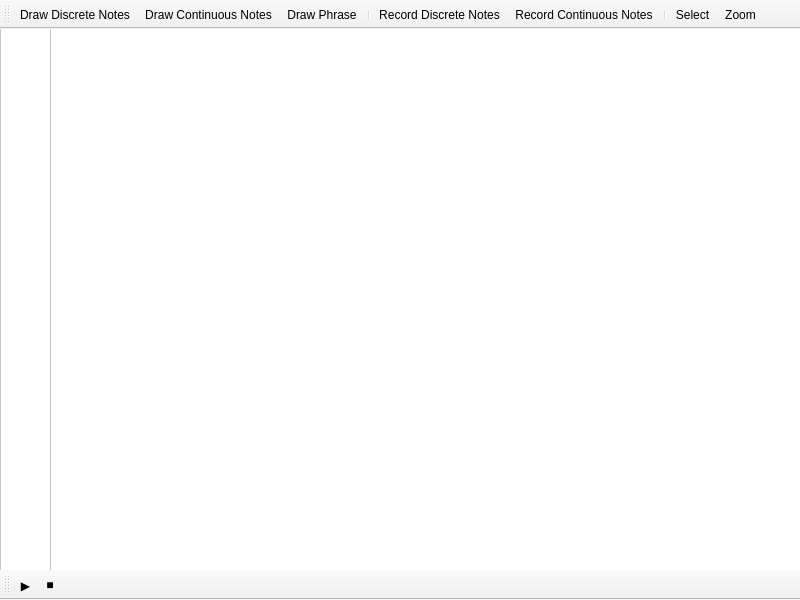
<?xml version="1.0" encoding="UTF-8"?>
<ui version="4.0">
 <class>scorecanvas</class>
 <widget class="QMainWindow" name="scorecanvas">
  <property name="geometry">
   <rect>
    <x>0</x>
    <y>0</y>
    <width>800</width>
    <height>600</height>
   </rect>
  </property>
  <property name="windowTitle">
   <string>scoreCanvas</string>
  </property>
  <widget class="QWidget" name="centralwidget">
   <property name="styleSheet">
    <string notr="true">background-color: white;</string>
   </property>
   <widget class="QWidget" name="horizontalLayoutWidget">
    <property name="geometry">
     <rect>
      <x>49</x>
      <y>-1</y>
      <width>751</width>
      <height>61</height>
     </rect>
    </property>
    <layout class="QHBoxLayout" name="horizontalLayoutTimeline"/>
   </widget>
   <widget class="QScrollArea" name="scrollAreatracks">
    <property name="geometry">
     <rect>
      <x>0</x>
      <y>-1</y>
      <width>51</width>
      <height>551</height>
     </rect>
    </property>
    <property name="widgetResizable">
     <bool>true</bool>
    </property>
    <widget class="QWidget" name="scrollAreaWidgetContents">
     <property name="geometry">
      <rect>
       <x>0</x>
       <y>0</y>
       <width>49</width>
       <height>549</height>
      </rect>
     </property>
    </widget>
   </widget>
  </widget>
  <widget class="QToolBar" name="toolBar">
   <property name="windowTitle">
    <string>toolBar</string>
   </property>
   <attribute name="toolBarArea">
    <enum>TopToolBarArea</enum>
   </attribute>
   <attribute name="toolBarBreak">
    <bool>false</bool>
   </attribute>
   <addaction name="actionDrawDiscreteNotes"/>
   <addaction name="actionDrawContinuousNotes"/>
   <addaction name="actionDrawPhrase"/>
   <addaction name="separator"/>
   <addaction name="actionRecordDiscreteNotes"/>
   <addaction name="actionRecordContinuousNotes"/>
   <addaction name="separator"/>
   <addaction name="actionScoreCanvasSelect"/>
   <addaction name="actionScoreCanvasZoom"/>
  </widget>
  <widget class="QToolBar" name="scoreCanvasBottomToolbar">
   <property name="minimumSize">
    <size>
     <width>0</width>
     <height>30</height>
    </size>
   </property>
   <property name="maximumSize">
    <size>
     <width>16777215</width>
     <height>30</height>
    </size>
   </property>
   <property name="windowTitle">
    <string>toolBar_2</string>
   </property>
   <attribute name="toolBarArea">
    <enum>BottomToolBarArea</enum>
   </attribute>
   <attribute name="toolBarBreak">
    <bool>false</bool>
   </attribute>
   <addaction name="actionPlay"/>
   <addaction name="actionstop"/>
  </widget>
  <action name="actionDrawDiscreteNotes">
   <property name="text">
    <string>Draw Discrete Notes</string>
   </property>
   <property name="menuRole">
    <enum>QAction::MenuRole::NoRole</enum>
   </property>
  </action>
  <action name="actionDrawContinuousNotes">
   <property name="text">
    <string>Draw Continuous Notes</string>
   </property>
   <property name="menuRole">
    <enum>QAction::MenuRole::NoRole</enum>
   </property>
  </action>
  <action name="actionDrawPhrase">
   <property name="text">
    <string>Draw Phrase</string>
   </property>
   <property name="menuRole">
    <enum>QAction::MenuRole::NoRole</enum>
   </property>
  </action>
  <action name="actionRecordDiscreteNotes">
   <property name="text">
    <string>Record Discrete Notes</string>
   </property>
   <property name="menuRole">
    <enum>QAction::MenuRole::NoRole</enum>
   </property>
  </action>
  <action name="actionRecordContinuousNotes">
   <property name="text">
    <string>Record Continuous Notes</string>
   </property>
   <property name="menuRole">
    <enum>QAction::MenuRole::NoRole</enum>
   </property>
  </action>
  <action name="actionRecordPhrase">
   <property name="text">
    <string>Record Phrase</string>
   </property>
   <property name="menuRole">
    <enum>QAction::MenuRole::NoRole</enum>
   </property>
  </action>
  <action name="actionScoreCanvasSelect">
   <property name="text">
    <string>Select</string>
   </property>
   <property name="menuRole">
    <enum>QAction::MenuRole::NoRole</enum>
   </property>
  </action>
  <action name="actionScoreCanvasZoom">
   <property name="text">
    <string>Zoom</string>
   </property>
   <property name="menuRole">
    <enum>QAction::MenuRole::NoRole</enum>
   </property>
  </action>
  <action name="actionPlay">
   <property name="text">
    <string>▶</string>
   </property>
   <property name="menuRole">
    <enum>QAction::MenuRole::NoRole</enum>
   </property>
  </action>
  <action name="actionstop">
   <property name="text">
    <string>■</string>
   </property>
   <property name="menuRole">
    <enum>QAction::MenuRole::NoRole</enum>
   </property>
  </action>
 </widget>
 <resources/>
 <connections/>
</ui>
